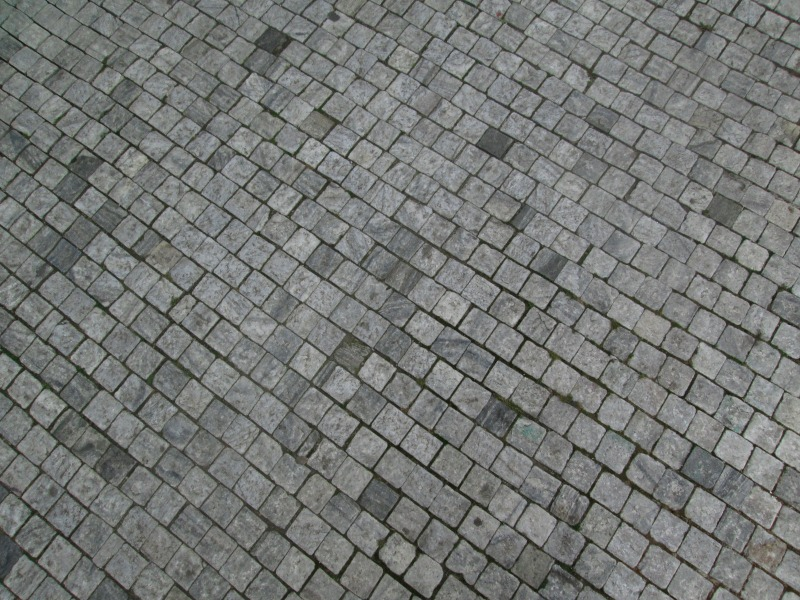
#> input picture src/lectures/03_histograms/data/P.jpg, 800 x 600 px
$ jupyter execute histograms.ipynb
#> lines starting #> are read from the running program, lines starting #| are printed output that depends on the picture
# Histograms, histogram equalization, histogram matching

[cell 1]
import cv2 as cv
import numpy as np
import matplotlib.pyplot as plt
import os

## Histogram a CDF (Cumulative distribution function)

Histogram je grafické znázornění TODO

Pojďme si zkusit vytvořit jednoduchý obrázek 20x20 pixelu ve stupních šedi. Zkusit si vykreslit histogram a CDF.

[cell 2]
img = np.random.rand(20,20) # matrix 20 x 20 náhodných čísel z intervalu [0,1)

[cell 3]
BINS = 50 # počet přihrádek
hist, bins = np.histogram(img.flatten(), bins=BINS)
cdf = hist.cumsum()

[cell 4]
plt.figure(figsize=(10,4), dpi=80)

plt.subplot(131)
plt.imshow(img, cmap="gray")
plt.title(("generated image"))

plt.subplot(132)
plt.hist(img.flatten(), bins=BINS, label="histogram")
plt.legend()

plt.subplot(133)
plt.plot(bins[:-1], hist.cumsum(), color="r", label="CDF")
plt.legend()
#> figure, not shown here; panel 2: tallest bar 15 high, from x = 0.561 to 0.581; panel 3: curve peaks at x = 0.979, y = 400

## Ekvalizace histogramu (Histogram equalization)

Naše vágní definice:
>Ekvalizace histogramu je metoda, která upravuje **kontrast** obrázku pomocí manipulace s jeho histogramem.

Náš algoritmický popis:
>Ekvalizace histogramu je funkce z originálního obrázku na nějaký transformovaný. To uděláme tak, že upravíme podle nějakého pravidla každý pixel originálního obrázku.

Příklad:
1. Nahrajeme obrázek z 'data/L.jpg'
2. Převedeme obrázek z barevného na stupně šedi
2. Vykreslíme histogram a CDF  (tentokrát ale CDF znormalizujeme)

[cell 5]
img = cv.imread(os.path.join("data", "P.jpg"))
#> img is the input picture: shape (600, 800, 3); mean B, G, R 116.6, 118.9, 116.6
grayscaled = cv.cvtColor(img, cv.COLOR_BGR2GRAY)

[cell 6]
BINS = 50
hist, bins = np.histogram(grayscaled.flatten(), bins=BINS)
#> hist = 50 values, max 36850 at index 32, min 6 at index 49, mean 9600; bins = 51 values from 15 to 194
cdf = hist.cumsum()
#> cdf = 50 values from 10 to 480000
cdf_normalized = cdf / len(grayscaled.flatten())
#> cdf_normalized = 50 values from 2.08e-05 to 1

[cell 7]
plt.figure(figsize=(10,10), dpi=80)

plt.subplot(211)
plt.imshow(img, cmap="gray")
plt.title(("image '/data/P.jpg'"))

plt.subplot(223)
plt.hist(grayscaled.flatten(), bins=50, label="histogram")
plt.xlim((0,256))
plt.legend()

plt.subplot(224)
plt.plot(bins[:-1], cdf_normalized, color="r", label="CDF")
plt.xlim((0,256))
plt.ylim((0,1))
plt.legend()
#> figure, not shown here; B, G, R data is drawn as R, G, B; panel 2: tallest bar 36850 high, from x = 129.6 to 133.1; panel 3: curve peaks at x = 190.4, y = 1

### Vylepšení obrazu roztažením rozsahu intenzity (Look up table)

Ukážeme si použití kouzelné funkce z knihovny opencv, vy za domácí úkol naprogramujete jednoduchý algoritmus LUT.

[cell 8]
equ = cv.equalizeHist(grayscaled) # ekvalizuje grayscaled
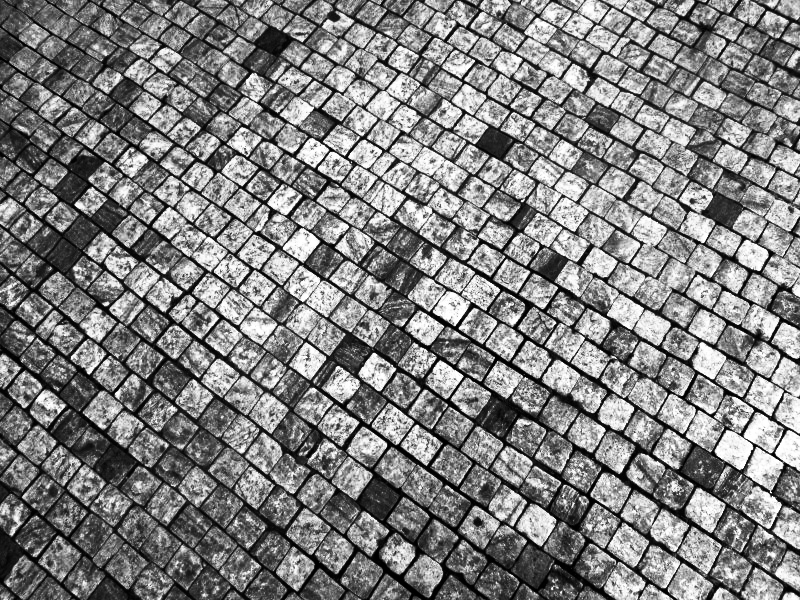
#> equ: shape (600, 800); min 0, max 255, mean 129
hist_equ, bins_equ = np.histogram(equ, bins=50)
#> hist_equ = 50 values, max 17347 at index 23, min 5385 at index 44, mean 9600; bins_equ = 51 values from 0 to 255
cdf_equ = hist_equ.cumsum()
#> cdf_equ = 50 values from 10128 to 480000
cdf_normalized_equ = cdf_equ / len(equ.flatten())
#> cdf_normalized_equ = 50 values from 0.0211 to 1

[cell 9]
plt.figure(figsize=(10,10), dpi=80)

plt.subplot(221)
plt.imshow(img, cmap="gray")
plt.title(("image '/data/P.jpg'"))

plt.subplot(222)
plt.imshow(equ, cmap="gray")
plt.title(("ekvalizovaný"))

plt.subplot(223)
plt.hist(grayscaled.flatten(), bins=50, alpha=0.4, color="r", label="histogram - original")
plt.hist(equ.flatten(), bins=50, alpha=0.4, color="b", label="histogram - ekvalizovany")
plt.xlim((0,256))
plt.legend()

plt.subplot(224)
plt.plot(bins[:-1], cdf_normalized, alpha=0.4, color="r", label="CDF - original")
plt.plot(bins_equ[:-1], cdf_normalized_equ, alpha=0.4, color="b", label="CDF - ekvalizovany")
plt.xlim((0,256))
plt.ylim((0,1))
plt.legend()
#> figure, not shown here; B, G, R data is drawn as R, G, B; panel 3: tallest bar 36850 high, from x = 129.6 to 133.1; panel 3: tallest bar 17347 high, from x = 117.3 to 122.4; panel 4: curve peaks at x = 190.4, y = 1; panel 4: curve peaks at x = 249.9, y = 1

### Omezená ekvalizace histogramu (Restricted histogram equalisation)

Pojďme si zkusit použít *Look up table* z vašeho úkolu a tento algoritmus použít na další obrázek, kód vám neukážu, protože to máte za domácí úkol, ale výsledek by měl být podobný tomuto:

Náš naivní algoritmus LUT vede k tvorbě takzvaných *artefaktů*. Váš druhý domácí úkol bude vymyslet (případně nalézt v literatuře, na webu) a implementovat algoritmus, který se tento nešvar pokusí odstranit.

[cell 10]
img = cv.imread(os.path.join("data", "L.jpg"))
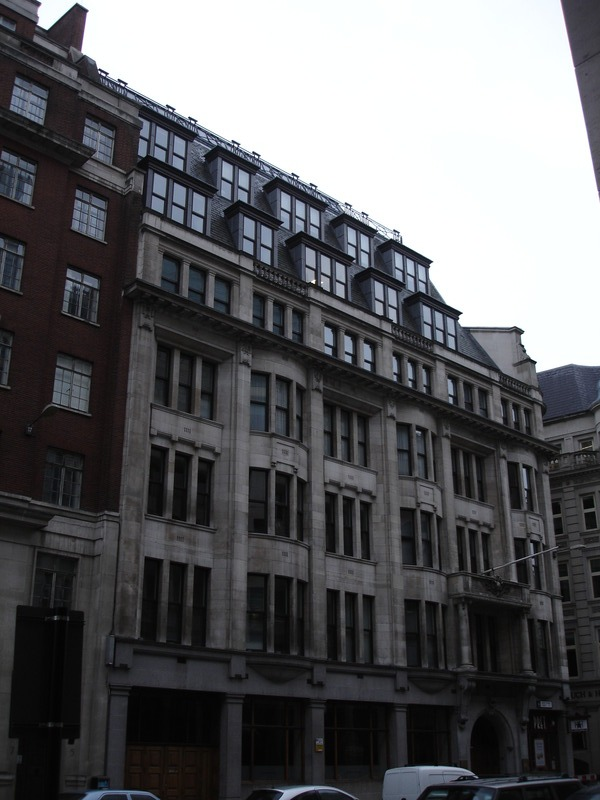
#> input picture src/lectures/03_histograms/data/L.jpg, 600 x 800 px
#> img is the input picture: shape (800, 600, 3); mean B, G, R 96.8, 94.3, 93.9
grayscaled = cv.cvtColor(img, cv.COLOR_BGR2GRAY)
#> grayscaled: shape (800, 600)

[cell 11]
BINS = 50
hist, bins = np.histogram(grayscaled.flatten(), bins=BINS)
#> hist = 50 values, max 106753 at index 49, min 61 at index 45, mean 9600; bins = 51 values from 0 to 255
cdf = hist.cumsum()
#> cdf = 50 values from 8579 to 480000
cdf_normalized = cdf / len(grayscaled.flatten())
#> cdf_normalized = 50 values from 0.0179 to 1

[cell 12]
equ = cv.equalizeHist(grayscaled)
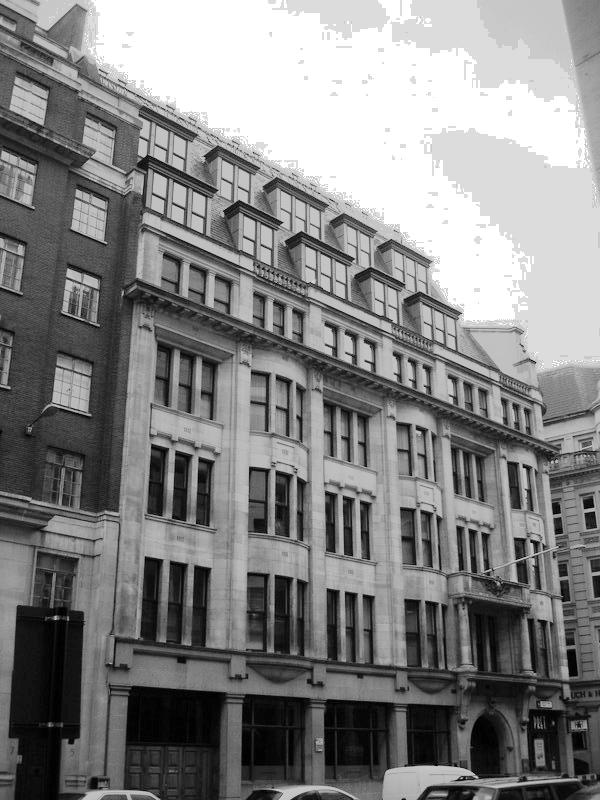
#> equ: shape (800, 600); min 0, max 255, mean 131.3
hist_equ, bins_equ = np.histogram(equ, bins=BINS)
#> hist_equ = 50 values, max 65468 at index 49, min 0 at index 40, mean 9600
cdf_equ = hist_equ.cumsum()
#> cdf_equ = 50 values from 8579 to 480000
cdf_normalized_equ = cdf_equ / len(equ.flatten())
#> cdf_normalized_equ = 50 values from 0.0179 to 1

[cell 13]
plt.figure(figsize=(10,10), dpi=80)

plt.subplot(221)
plt.imshow(img, cmap="gray")
plt.title(("image '/data/L.jpg'"))

plt.subplot(222)
plt.imshow(equ, cmap="gray")
plt.title(("ekvalizovaný"))

plt.subplot(223)
plt.hist(grayscaled.flatten(), bins=50, alpha=0.4, color="r", label="histogram - original")
plt.hist(equ.flatten(), bins=50, alpha=0.4, color="b", label="histogram - ekvalizovany")
plt.xlim((0,256))
plt.legend()

plt.subplot(224)
plt.plot(bins[:-1], cdf_normalized, alpha=0.4, color="r", label="CDF - original")
plt.plot(bins_equ[:-1], cdf_normalized_equ, alpha=0.4, color="b", label="CDF - ekvalizovany")
plt.xlim((0,256))
plt.ylim((0,1))
plt.legend()
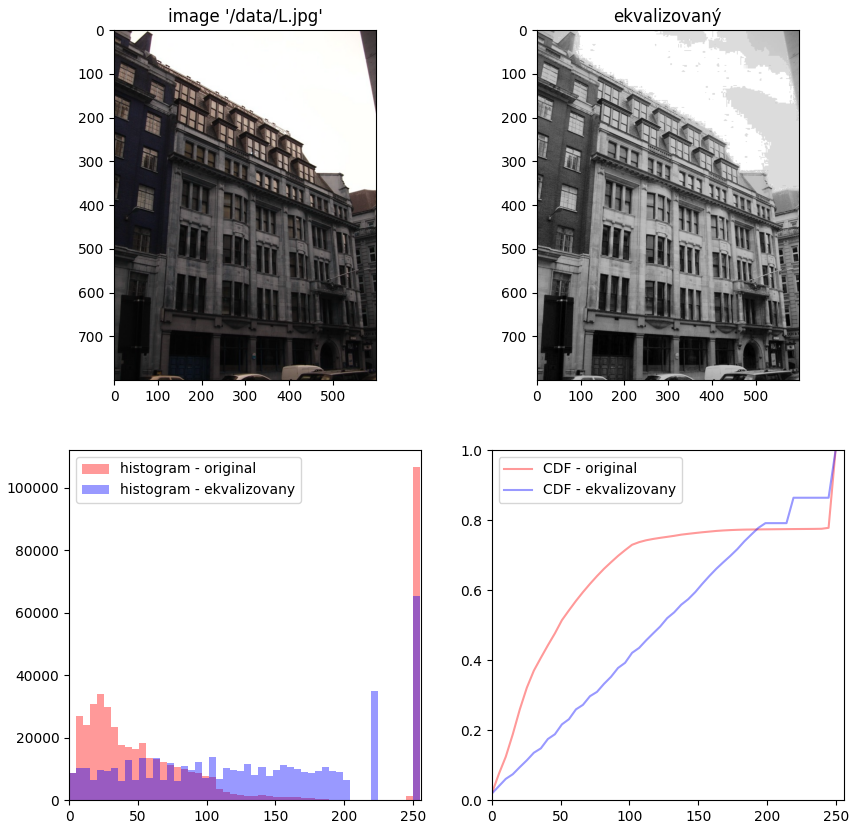
#> figure drawn by matplotlib, 4 panels; B, G, R data is drawn as R, G, B; panel 3: tallest bar 106753 high, from x = 249.9 to 255; panel 3: tallest bar 65468 high, from x = 249.9 to 255; panel 4: curve peaks at x = 249.9, y = 1; panel 4: curve peaks at x = 249.9, y = 1

##  (Histogram matching)

[cell 14]
def calculate_lookup(src_cdf, ref_cdf):
    lookup_table = np.zeros(256)
    lookup_val = 0
    for src_pixel_val in range(len(src_cdf)):
        lookup_val
        for ref_pixel_val in range(len(ref_cdf)):
            if ref_cdf[ref_pixel_val] >= src_cdf[src_pixel_val]:
                lookup_val = ref_pixel_val
                break
        lookup_table[src_pixel_val] = lookup_val
    return lookup_table

[cell 15]
image = cv.imread(os.path.join("data", "CM1.jpg"))
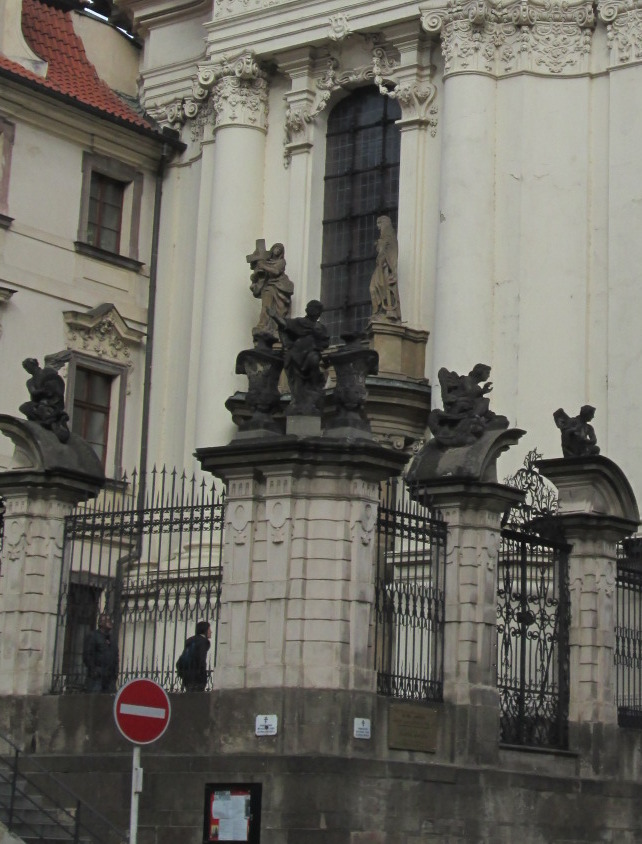
#> input picture src/lectures/03_histograms/data/CM1.jpg, 642 x 844 px
#> image is the input picture: shape (844, 642, 3); mean B, G, R 99, 107.1, 109.4
img = cv.cvtColor(image, cv.COLOR_BGR2GRAY)
#> img: shape (844, 642)
reference = cv.imread(os.path.join("data", "CM2.jpg"))
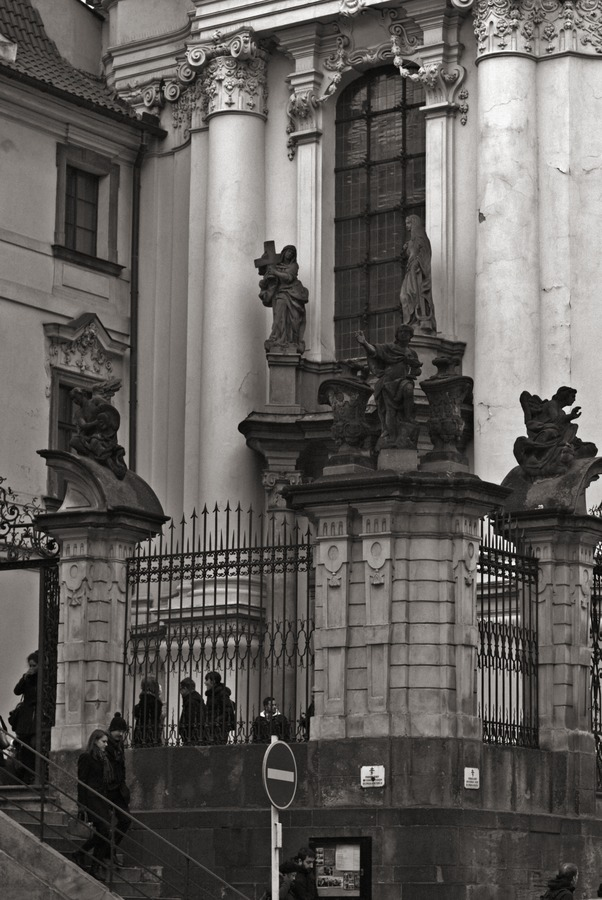
#> input picture src/lectures/03_histograms/data/CM2.jpg, 602 x 900 px
#> reference is the input picture: shape (900, 602, 3); mean B, G, R 91.5, 94.6, 97.9
ref = cv.cvtColor(reference, cv.COLOR_BGR2GRAY)

[cell 16]
BINS = 256
hist, bins = np.histogram(img.flatten(), bins=BINS)
#> hist = 256 values, max 8785 at index 181, min 0 at index 1, mean 2116.6; bins = 257 values from 8 to 252
cdf = hist.cumsum()
#> cdf = 256 values from 2 to 541848
cdf_normalized = cdf / len(img.flatten())
#> cdf_normalized = 256 values from 3.69e-06 to 1
hist_r, bins_r = np.histogram(ref.flatten(), bins=BINS)
#> hist_r = 256 values, max 5753 at index 38, min 9 at index 254, mean 2116.4; bins_r = 257 values from 0 to 255
cdf_r = hist_r.cumsum()
#> cdf_r = 256 values from 15 to 541800
cdf_normalized_r = cdf_r / len(ref.flatten())
#> cdf_normalized_r = 256 values from 2.77e-05 to 1

[cell 17]
plt.imshow(ref, cmap="gray")

[cell 18]
plt.imshow(img, cmap="gray")

[cell 19]
lut = calculate_lookup(cdf_normalized, cdf_normalized_r)
#> after the loop in calculate_lookup, `for src_pixel_val in range(len(src_cdf)):`: lookup_table = 256 values from 0 to 255
#> lut = 256 values from 0 to 255

[cell 20]
transformed = cv.LUT(img, lut)
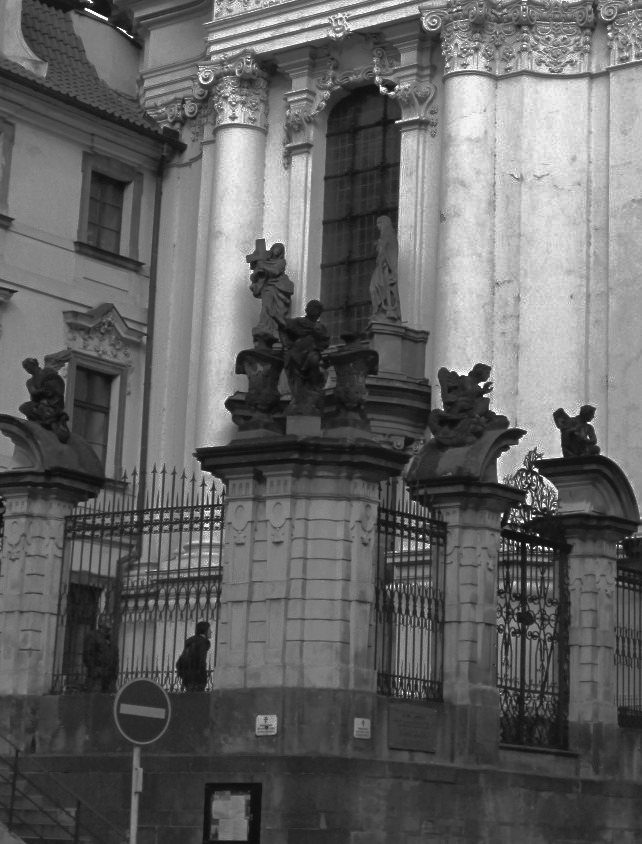
#> transformed: shape (844, 642) float64; min 7, max 255, mean 99.3

[cell 21]
plt.imshow(transformed, cmap="gray")

[cell 22]
#plt.plot(lut/255.)
plt.plot(cdf_normalized)
plt.plot(cdf_normalized_r)
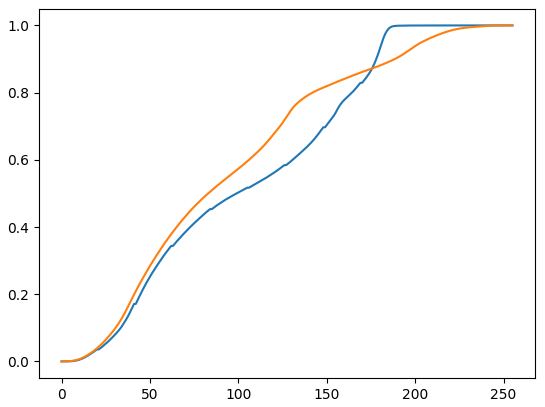
#> figure drawn by matplotlib, 1 panel; curve peaks at x = 255, y = 1; curve peaks at x = 255, y = 1

[cell 23]
plt.hist(img.flatten(), alpha=0.4, bins=256)
plt.hist(ref.flatten(), alpha=0.4, bins=256)
plt.hist(transformed.flatten(), alpha=0.4, bins=256)
pass
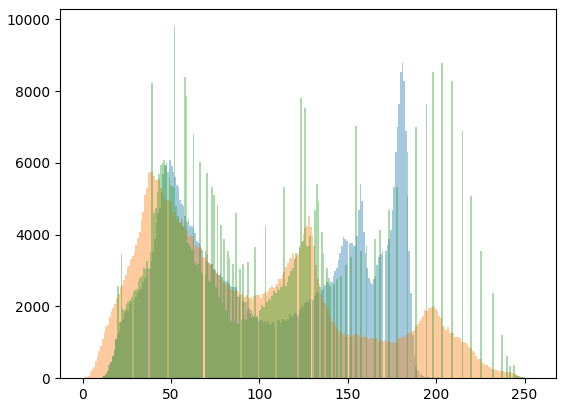
#> figure drawn by matplotlib, 1 panel; tallest bar 8785 high, from x = 180.5 to 181.5; tallest bar 5753 high, from x = 37.85 to 38.85; tallest bar 9806 high, from x = 51.56 to 52.53
